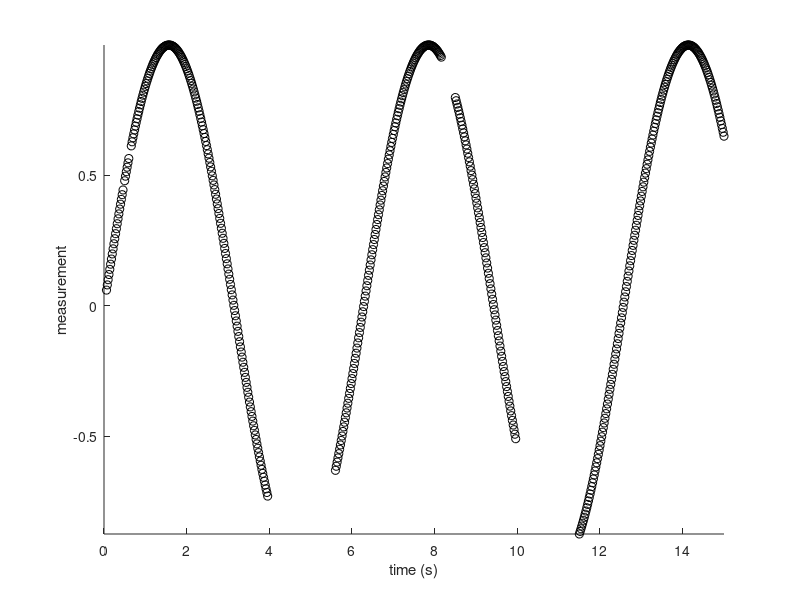

MATLAB code to generate this figure: (Note: this script raises an error after producing the figure.)
%% |interp1gap| documentation
% This function performs interpolation over small gaps in 1D data. 
% 
%% Syntax
% 
%  vq = interp1gap(v)
%  vq = interp1gap(x,v,xq)
%  vq = interp1gap(...,maxgapval)
%  vq = interp1gap(...,'method')
%  vq = interp1gap(...,'interpval',vval)
%  vq = interp1gap(...,'extrap',extrapval)
% 
%% Description 
% 
% |vq = interp1gap(v)| linearly interpolates to give undefined (NaN) values of |v|.
%
% |vq = interp1gap(x,v,xq)| interpolates to find |vq|, the values of the underlying 
% function |v| at the points in the vector or array |xq|.
%
% |vq = interp1gap(...,maxgapval)| specifies a maximum gap in the independent variable
% over which to interpolate. If |x| and |xq| are given, units of |maxgapval| match the
% units of |x|.  If |x| and |xq| are not provided, units of |maxgapval| are indices
% of |v|, assuming any gaps in |v| are represented by |NaN|.  If |maxgapval| is not 
% declared, |interp1gap| will interpolate over infitely-large gaps. 
%
% |vq = interp1gap(...,'method')| specifies a method of interpolation. Default method 
% is |'linear'|, but can be any of the following: 
%
% * |'nearest'| nearest neighbor interpolation 
% * |'linear'| linear interpolation (default) 
% * |'spline'| cubic spline interpolation
% * |'pchip'| piecewise cubic Hermite interpolation
% * |'cubic'| (same as 'pchip')
% * |'v5cubic'| Cubic interpolation used in MATLAB 5. 
% * |'next'| next neighbor interpolation (Matlab R2014b or later) 
% * |'previous'| previous neighbor interpolation (Matlab R2014b or later) 
% 
% |vq = interp1gap(...,'interpval',vval)| specifies a value with which to replace 
% |vq| elements corresponding to large gaps. Default is |NaN|. 
% 
% vq = interp1gap(...,'extrap',extrapval) returns the scalar |extrapval|
% for out-of-range values. |NaN| and |0| are often used for |extrapval|. 
%  
%% Example 1: Interpolate over small gaps in time
% You've recorded some data at 50 Hz, but your data logger was finicky. Sometimes it would 
% stop logging data for a few samples, and sometimes it would fail for several seconds. 
% For your project you know that you can't interpolate over any data gaps larger than 
% half a second long, but if only a few consecutive 50 Hz samples are missing, interpolation
% is okay. 
% 
% To illustrate this, we create some data with holes in it: 

t = 0:.02:15; 
y = sin(t); 
y([1:3 25 32:33 200:280 410:425 500:575]) = NaN; 

plot(t,y,'ko'); 
box off; axis tight; hold on
xlabel('time (s)') 
ylabel('measurement') 

%% 
% You'd like to interpolate over small gaps in the data, but you've deemed
% it inappropriate to interpolate when more than half a second of data are
% missing: 

ti = 0:.015:15;
yi = interp1gap(t,y,ti,.5,'cubic','extrap',-.6,'interp',.2); 

plot(ti,yi,'r.')

%% 
% Similarly, you may just want to interpolate over the NaNs in |y| for any
% data gaps in |y| smaller than 25 samples: 

y2  = interp1gap(y,25); 
plot(t,y2,'mx')

%% 
% Gaps in data do not have to be represented by |NaN| values.  Your
% datalogger may print a |NaN| for every missing sample, or it may print
% nothing at all. In which case, your data would look like this: 

t(isnan(y)) = []; 
y(isnan(y)) = []; 

%% 
% You can still use |interp1gap| just the same.  Here we'll do a spline
% interpolation for data gaps less than half a second long: 

y3 = interp1gap(t,y,ti,.5,'spline'); 
plot(ti,y3,'r+')


%% Example 2: Replace large holes in data with a given value
% Using the data from above, replace missing data with y = 0.75, but only
% if data gaps are correspond to more than half a second of missing data: 

y4 = interp1gap(t,y,ti,.5,'pchip','interpval',.75); 
plot(ti,y4,'bp')

%% Example 3: Extrapolation 
% By default, cubic and spline interpolations extrapolate beyond the
% extents of underlying data, whereas linear interpolation does not
% extrapolate.  If you do not want spline interpolation to extrapolate,
% specify |'extrap',NaN| or |'extrap',0|. 
% 
% Let's set the last 173 values of |y| from Example 1 to |NaN| and take 
% a look at different methods of extrapolation. The figure from examples
% 1 and 2 is getting a bit busy, so we'll clear the figure and start anew:

y(400:end)=NaN; 

clf
plot(t,y,'ko'); 
box off; axis tight; hold on
xlabel('time (s)') 
ylabel('measurement') 

%% 
% By default, |interp1| and |interp1gap| will extrapolate those last values
% of |y| when perfoming cubic interpolation.  Here's what extrapolation
% looks like: 

y_cubic_extrap = interp1gap(t,y,ti,.5,'pchip'); 
plot(ti,y_cubic_extrap,'bp')

%% 
% To prevent |interp1gap| from extrapolating, set the |extrapval| to |NaN|
% or some scalar value.  Here we set extrapval to 0.2: 

y_cubic_extrapscalar = interp1gap(t,y,ti,.5,'pchip','extrap',.2); 
plot(ti,y_cubic_extrapscalar,'r^')

%% Author Info
% Written by <http://www.chadagreene.com Chad A. Greene> of the University
% of Texas at Austin's Institute for Geophysics (<http://www.ig.utexas.edu/people/students/cgreene/ 
% UTIG>) with <http://www.mathworks.com/matlabcentral/answers/117174 
% a little help from 'Paul'>, February 2014. Updated November 2014 to allow
% for monotonically-decreasing _x_ values.
